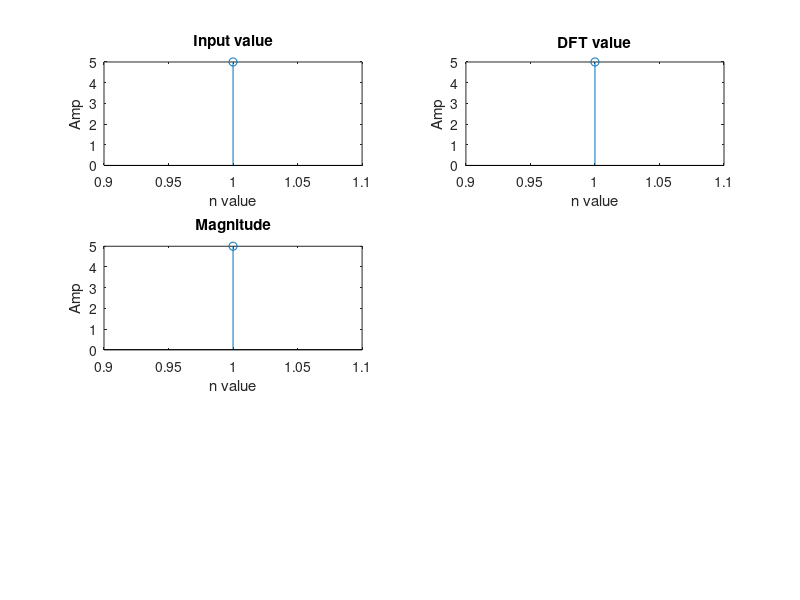

The MATLAB script that drew this image: (Note: this script raises an error after producing the figure.)
clc;
clear all;
close all;
x=input('Enter input sequence:');
N=length(x);
disp(N)
subplot(3,2,1);
stem(x);
xlabel('n value');
ylabel('Amp');
title('Input value');
y=zeros(1,N);
for k=0:N-1
    for n=0:N-1
        y(k+1)=y(k+1)+x(n+1)*exp((-2*i*pi*k*n)/N);
    end
end
disp('y=');
disp(y)
subplot(3,2,2);
stem(y);
xlabel('n value');
ylabel('Amp');
title('DFT value');
magnitude=abs(y);
subplot(3,2,3);
stem(magnitude);
xlabel('n value');
ylabel('Amp');
title('Magnitude');
z=phase(y);
subplot(3,2,4);
stem(z);
xlabel('n value');
ylabel('Amp');
title('phase');
%IDFT
N=length(y);
m=zeros(1,N);
for n=0:N-1
    for k=0:N-1
        m(n+1)=m(n+1)+((1/N)*(y(k+1)*exp((i*2*pi*k*n)/N)));
    end
end
disp('m=')
disp(m)
subplot(3,2,5);
stem(m);
xlabel('n value');
ylabel('Amp');
title('IDFT');